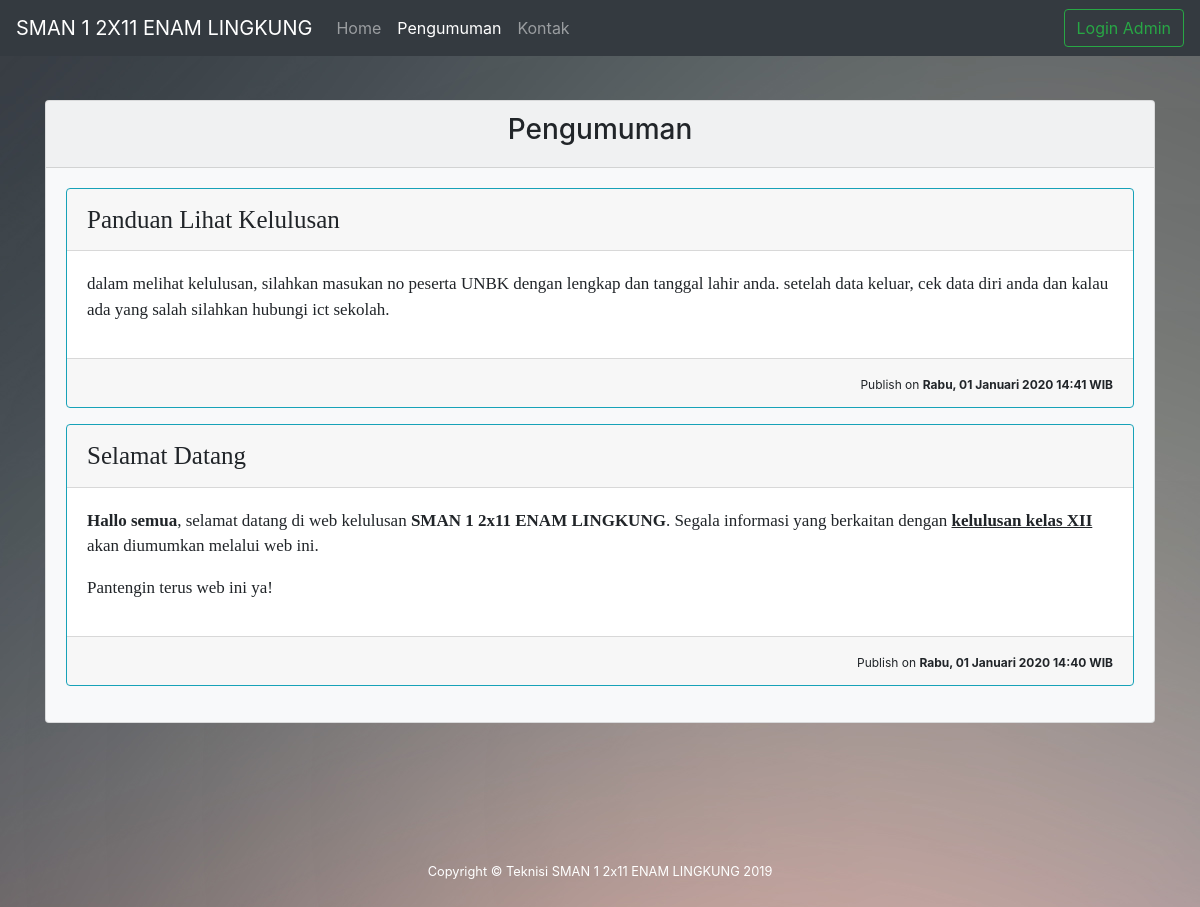
The app's page /index.php/public/pengumuman with its own data.
### tables this page shows
CREATE TABLE `t_profilsekolah`  (
  `id` int(11) NOT NULL AUTO_INCREMENT,
  `npsn` int(11) NOT NULL,
  `nama_sekolah` varchar(256) NOT NULL,
  `alamat` varchar(256) NOT NULL,
  `daerah` enum('Kab','Kot') NOT NULL,
  `kab_kota` varchar(256) NOT NULL,
  `prov` varchar(256) NOT NULL,
  `kode_pos` int(11) NOT NULL,
  `telp` varchar(256) NOT NULL,
  `email` varchar(256) NOT NULL,
  `website` varchar(256) NOT NULL,
  `logo_prov` varchar(256) NOT NULL,
  `logo_sekolah` varchar(256) NOT NULL,
  `kepsek` varchar(256) NOT NULL,
  `nip_kepsek` varchar(256) NOT NULL,
  `tahun_ajaran` varchar(256) NOT NULL,
  `last_update` timestamp NOT NULL DEFAULT current_timestamp ON UPDATE CURRENT_TIMESTAMP,
  PRIMARY KEY (`id`) USING BTREE
);

CREATE TABLE `t_info`  (
  `id` int(11) NOT NULL AUTO_INCREMENT,
  `subjek` varchar(128) NOT NULL,
  `isi` text NOT NULL,
  `tujuan` enum('public','admin','pp','tu','all') NOT NULL,
  `tanggal_kirim` timestamp NOT NULL DEFAULT current_timestamp ON UPDATE CURRENT_TIMESTAMP,
  `tahun_info` year NOT NULL,
  PRIMARY KEY (`id`) USING BTREE
);

### application/controllers/public/Pengumuman.php (called while the page is built, shortened)
<?php
class Pengumuman extends CI_Controller
{
    public function __construct()
    {
        $this->load->model('Index_model');
    }
    public function index()
    {
        $data['profilsekolah'] = $this->Index_model->Profil_sekolah();
        $data['title'] = 'News - Pengumuman Kelulusan ' .  $data['profilsekolah']['nama_sekolah'];
        $data['system'] = $this->db->get('t_system')->row();
        $system = $this->db->get('t_system')->row_array();
        $tujuan = ['all', 'public'];
        $this->db->select('*');
        $this->db->from('t_info');
        $this->db->where_in('tujuan', $tujuan);
        $this->db->where('tahun_info', $system['tahun_data']);
        $this->db->order_by('tanggal_kirim', 'DESC');
        $data['pengumuman'] = $this->db->get()->result();
        $this->load->view('templates/index_header', $data);
        $this->load->view('public/pengumuman', $data);
        $this->load->view('templates/index_footer');
    }
}

### index.php (called while the page is built, shortened)
<?php
require_once BASEPATH.'core/CodeIgniter.php';

### application/models/Index_model.php (called while the page is built, shortened)
<?php
class Index_model extends CI_model
{
    public function Profil_sekolah()
    {
        return $this->db->get('t_profilsekolah')->row_array();
    }
}

### application/helpers/functions_helper.php (called while the page is built, shortened)
<?php if (!defined('BASEPATH')) exit('No direct script access allowed');
if (!function_exists('longdate_indo')) {
    function tanggal_indo($date)
    {
        $Hari = array("Minggu", "Senin", "Selasa", "Rabu", "Kamis", "Jumat", "Sabtu");
        $Bulan = array(
            "Januari", "Februari", "Maret", "April", "Mei", "Juni",
            "Juli", "Agustus", "September", "Oktober", "November", "Desember"
        );
        $tahun = substr($date, 0, 4);
        $bulan = substr($date, 5, 2);
        $tgl = substr($date, 8, 2);
        $waktu = substr($date, 11, 5);
        $hari = date("w", strtotime($date));
        $result = $Hari[$hari] . ", " . $tgl . " " . $Bulan[(int) $bulan - 1] . " " . $tahun . " " . $waktu . " " . "WIB";
        return $result;
    }
}

### application/views/public/pengumuman.php (the view)
<div class="container">
    <div class="row justify-content-center">
        <div class="col-lg">
            <div class="card bg-light mx-auto" style="margin-top:100px; margin-bottom:10%;">
                <div class="card-header font-weight-bold text-center">
                    <h3>Pengumuman</h3>
                </div>
                <div class="card-body" style="min-height:300px;">
                    <?php foreach ($pengumuman as $pm) : ?>
                        <div class="card border-info mb-3">
                            <div class="card-header">
                                <span style="font-size: 25px; font-family: all;">
                                    <?= $pm->subjek ?>
                                </span>
                            </div>
                            <div class="card-body" align="left">
                                <span style="font-family: calibri; font-size: 17px;">
                                    <?= $pm->isi ?>
                                </span>
                            </div>
                            <div class="card-footer" align="right">
                                <span style="font-size: 12px; text-align: left;">
                                    Publish on <b><?= tanggal_indo($pm->tanggal_kirim); ?></b>
                                </span>
                            </div>
                        </div>
                    <?php endforeach; ?>
                </div>
            </div>
        </div>
    </div>
</div>

### application/views/templates/index_header.php (shortened to what this page needs)
<!DOCTYPE html>
<html lang="en">
<head>
    <link href="<?= base_url('assets/') ?>vendor/fontawesome-free/css/all.min.css" rel="stylesheet" type="text/css">
    <link href="<?= base_url('assets/') ?>css/sb-admin-2.min.css" rel="stylesheet">
    <link href="<?= base_url('assets/') ?>css/bootstrap.min.css" rel="stylesheet">
    <link rel="stylesheet" href="<?= base_url('assets/') ?>vendor/countdown/dscountdown.css" media="all">
</head>
<body class="bg-gradient-img">
    <nav class="navbar navbar-expand-lg navbar navbar-dark bg-dark fixed-top">
        <a class="navbar-brand" href="<?= base_url() ?>"><?= strtoupper($profilsekolah["nama_sekolah"]) ?></a>
        <div class="collapse navbar-collapse" id="navbarNavDropdown">
            <ul class="navbar-nav mr-auto">
                <li class="nav-item <?php if ($this->uri->segment(1) == "") {
                                        echo "active";
                                    } ?>">
                    <a class="nav-link" href="<?= base_url() ?>">Home</span></a>
                </li>
                <li class="nav-item <?php if ($this->uri->segment(2) == "pengumuman") {
                                        echo "active";
                                    } ?>">
                    <a class="nav-link" href="<?= base_url('public/pengumuman/') ?>">Pengumuman</a>
                </li>
                <li class="nav-item <?php if ($this->uri->segment(2) == "kontak") {
                                        echo "active";
                                    } ?>">
                    <a class="nav-link" href="<?= base_url('public/kontak/') ?>">Kontak</a>
                </li>
            </ul>
            <a href="<?= base_url('auth/') ?>" class="btn btn-outline-success">Login Admin</a>
        </div>
    </nav>

### application/views/templates/index_footer.php (shortened to what this page needs)
<footer class="sticky-footer text-white">
    <div class="container my-auto">
        <div class="copyright text-center my-auto">
            <span>Copyright &copy; Teknisi SMAN 1 2x11 ENAM LINGKUNG 2019</span>
        </div>
    </div>
</footer>
</body>
</html>

### records on screen
t_profilsekolah: nama_sekolah "SMAN 1 2X11 ENAM LINGKUNG"
t_info: subjek "Panduan Lihat Kelulusan", isi "dalam melihat kelulusan, silahkan masukan no peserta UNBK dengan lengkap dan tanggal lahir anda. setelah data keluar, cek data diri anda dan kalau ada yang salah silahkan hubungi ict sekolah.", tanggal_kirim "Rabu, 01 Januari 2020 14:41 WIB"
t_info: subjek "Selamat Datang", isi "Hallo semua , selamat datang di web kelulusan SMAN 1 2x11 ENAM LINGKUNG . Segala informasi yang berkaitan dengan kelulusan kelas XII akan diumumkan melalui web ini. Pantengin terus web ini ya!", tanggal_kirim "Rabu, 01 Januari 2020 14:40 WIB"
